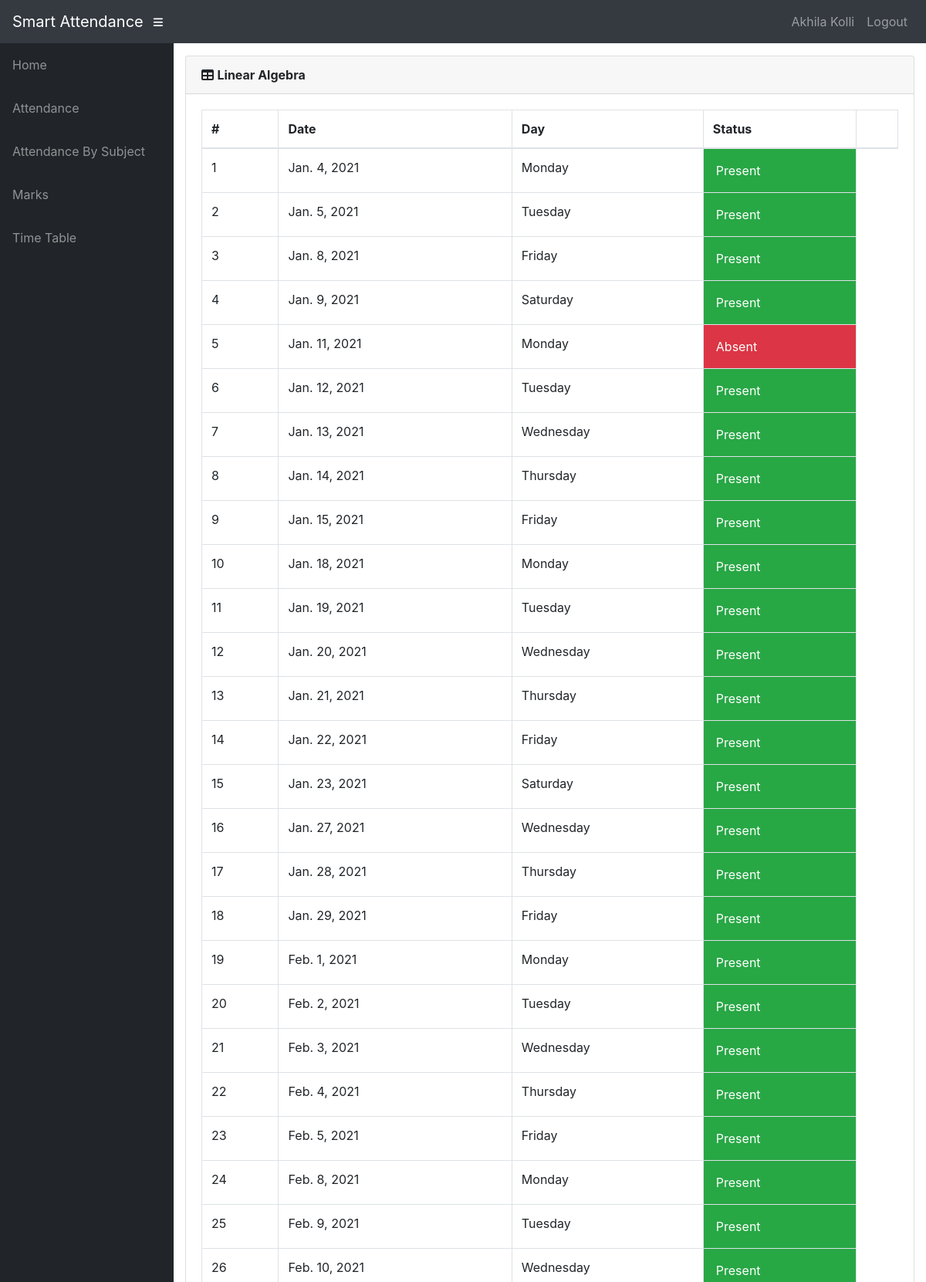
The app's page /info/student/CS5B01/MA510/attendance/ (signed in, upper part) with its own data.
### info/models.py (models this page shows, shortened)
class User(AbstractUser):
    @property
    def is_student(self):
        if hasattr(self, 'student'):
            return True
        return False

class Student(models.Model):
    user = models.OneToOneField(User, on_delete=models.CASCADE, null=True)
    class_id = models.ForeignKey(Class, on_delete=models.CASCADE, default=1)
    USN = models.CharField(primary_key='True', max_length=100)
    name = models.CharField(max_length=200)
    sex = models.CharField(max_length=50, choices=sex_choice, default='Male')
    DOB = models.DateField(default='1998-01-01')

class Course(models.Model):
    dept = models.ForeignKey(Dept, on_delete=models.CASCADE)
    id = models.CharField(primary_key='True', max_length=50)
    name = models.CharField(max_length=50)
    shortname = models.CharField(max_length=50, default='X')

class Attendance(models.Model):
    course = models.ForeignKey(Course, on_delete=models.CASCADE)
    student = models.ForeignKey(Student, on_delete=models.CASCADE)
    attendanceclass = models.ForeignKey(AttendanceClass, on_delete=models.CASCADE, default=1)
    date = models.DateField(default='2018-10-23')
    status = models.BooleanField(default='True')

### info/views.py (the view)
# urls.py: path('student/<slug:stud_id>/<slug:course_id>/attendance/', views.attendance_detail, name='attendance_detail'),
@login_required()
def attendance_detail(request, stud_id, course_id):
    stud = get_object_or_404(Student, USN=stud_id)
    cr = get_object_or_404(Course, id=course_id)
    att_list = Attendance.objects.filter(course=cr, student=stud).order_by('date')
    return render(request, 'info/att_detail.html', {'att_list': att_list, 'cr': cr})

### info/templates/info/att_detail.html (shortened to what this page needs)
{% extends 'info/base.html' %}
    {% block content %}
        <div class="card mb-3">
            <div class="card-header">
              <i class="fas fa-table"></i>
            <strong>{{ cr.name }}</strong></div>
            <div class="card-body">
              <div class="table-responsive">
                <table class="table table-bordered" id="dataTable" width="100%" cellspacing="0">
                  <thead>
                    <tr>
                        <th>#</th>
                        <th>Date</th>
                        <th>Day</th>
                        <th>Status</th>
                        <th></th>
                    </tr>
                  </thead>
                  <tbody>
                        {% for a in att_list %}
                        <tr class="row100 body">
                            <td>{{ forloop.counter }}</td>
                            <td>{{ a.date }}</td>
                            <td>{{ a.date|date:"l" }}</td>
                            {% if a.status %}
                            <td class="p-3 mb-2 bg-success text-white">Present </td>
                            {% else %}
                            <td class="p-3 mb-2 bg-danger text-white">Absent <span class="glyphicon glyphicon-thumbs-down"></span</td>
                            {% endif %}
                        </tr>
                    {% empty %}
                            <p>student has no attendance</p>
                    {% endfor %}
                  </tbody>
                </table>
              </div>
            </div>
          </div>
    {% endblock %}

### info/templates/info/base.html (shortened to what this page needs)
<!DOCTYPE html>
<html lang="en">
  <head>
      {% load static %}
    <link href="{% static '/info/bootstrap/vendor/bootstrap/css/bootstrap.min.css' %}" rel="stylesheet">
    <link href="{% static '/info/bootstrap/vendor/fontawesome-free/css/all.min.css' %}" rel="stylesheet" type="text/css">
    <link href="{% static '/info/bootstrap/vendor/datatables/dataTables.bootstrap4.css' %}" rel="stylesheet">
    <link href="{% static '/info/bootstrap/css/sb-admin.css' %}" rel="stylesheet">
  </head>
    <nav class="navbar navbar-expand navbar-dark bg-dark static-top">
      <a class="navbar-brand mr-1" href="{% url 'index' %}">Smart Attendance</a>
      <button class="btn btn-link btn-sm text-white order-1 order-sm-0" id="sidebarToggle" href="#">
        <i class="fas fa-bars"></i>
      </button>
        <div class="collapse navbar-collapse" id="navbarResponsive">
          <ul class="navbar-nav ml-auto">
            <li class="nav-item">
                {% if request.user.is_student %}
                    <a class="nav-link text-capitalize">{{ request.user.student.name }}</a>
                {% elif request.user.is_teacher %}
                    <a class="nav-link text-capitalize">{{ request.user.teacher.name }}</a>
                {% endif %}
            </li>
            <li class="nav-item">
                <a class="nav-link" href="#" data-toggle="modal" data-target="#logoutModal">Logout</a>
            </li>
          </ul>
        </div>
    </nav>
    <div id="wrapper">
      <ul class="sidebar navbar-nav">
            <li class="nav-item">
              <a class="nav-link" href="{% url 'index' %}">
                <span>Home</span>
              </a>
            </li>
        {% if request.user.is_student %}
            <li class="nav-item">
              <a class="nav-link" href="{% url 'attendance' request.user.student.USN %}">
                <span>Attendance</span>
              </a>
            </li>
            <li class="nav-item">
              <a class="nav-link" href="{% url 'attendance' request.user.student.USN %}">
                <span>Attendance By Subject</span>
              </a>
            </li>
            <li class="nav-item">
              <a class="nav-link" href="{% url 'marks_list' request.user.student.USN %}">
                <span>Marks</span>
              </a>
            </li>
              <li class="nav-item">
              <a class="nav-link" href="{% url 'timetable' request.user.student.class_id_id %}">
                <span>Time Table</span>
              </a>
            </li>
        {% endif %}
      </ul>
      <div id="content-wrapper">
        <div class="container-fluid">
            {% block content %}
            {% endblock %}
        </div>
      </div>
    </div>
  </body>
</html>

### records on screen
User: user.student.name "Akhila Kolli"
Course: name "Linear Algebra"
Attendance: date "Jan. 4, 2021", date "Monday", status "Present"
Attendance: date "Jan. 5, 2021", date "Tuesday", status "Present"
Attendance: date "Jan. 8, 2021", date "Friday", status "Present"
Attendance: date "Jan. 9, 2021", date "Saturday", status "Present"
Attendance: date "Jan. 11, 2021", date "Monday", status "Absent"
Attendance: date "Jan. 12, 2021", date "Tuesday", status "Present"
Attendance: date "Jan. 13, 2021", date "Wednesday", status "Present"
Attendance: date "Jan. 14, 2021", date "Thursday", status "Present"
Attendance: date "Jan. 15, 2021", date "Friday", status "Present"
Attendance: date "Jan. 18, 2021", date "Monday", status "Present"
Attendance: date "Jan. 19, 2021", date "Tuesday", status "Present"
Attendance: date "Jan. 20, 2021", date "Wednesday", status "Present"
Attendance: date "Jan. 21, 2021", date "Thursday", status "Present"
Attendance: date "Jan. 22, 2021", date "Friday", status "Present"
Attendance: date "Jan. 23, 2021", date "Saturday", status "Present"
Attendance: date "Jan. 27, 2021", date "Wednesday", status "Present"
Attendance: date "Jan. 28, 2021", date "Thursday", status "Present"
Attendance: date "Jan. 29, 2021", date "Friday", status "Present"
Attendance: date "Feb. 1, 2021", date "Monday", status "Present"
Attendance: date "Feb. 2, 2021", date "Tuesday", status "Present"
Attendance: date "Feb. 3, 2021", date "Wednesday", status "Present"
Attendance: date "Feb. 4, 2021", date "Thursday", status "Present"
Attendance: date "Feb. 5, 2021", date "Friday", status "Present"
Attendance: date "Feb. 8, 2021", date "Monday", status "Present"
Attendance: date "Feb. 9, 2021", date "Tuesday", status "Present"
Attendance: date "Feb. 10, 2021", date "Wednesday", status "Present"
